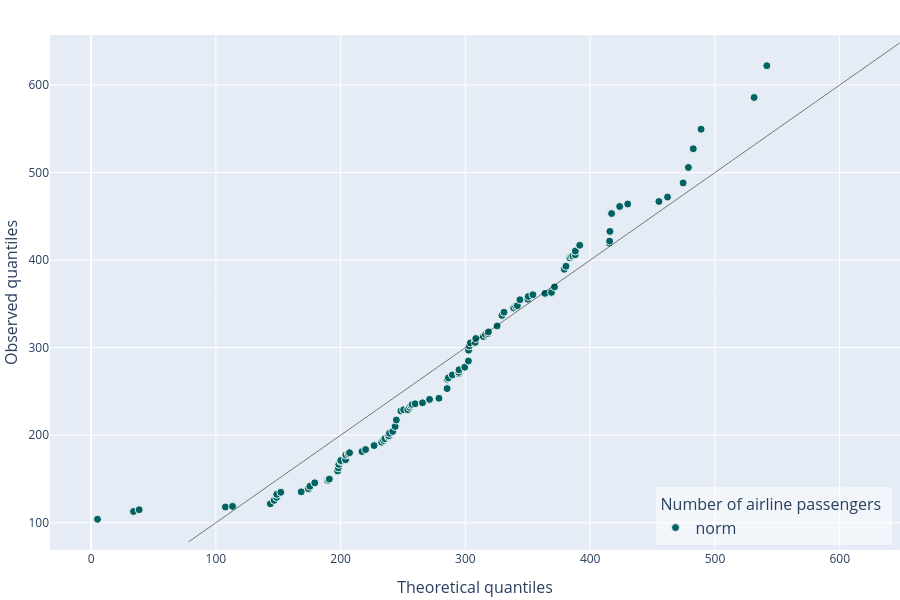

Notebook source saved alongside this figure:
### Code cell
experionml.plot_qq()

### Figure 1 — Plotly figure (JSON) as saved in the notebook; plotly's stock layout.template omitted (floating-point values rounded to 4 significant figures)
{"data": [{"hovertemplate": "(%{x}, %{y})<extra>Number of airline passengers - norm</extra>", "legendgroup": "Number of airline passengers", "legendgrouptitle": {"font": {"size": 16}, "text": "Number of airline passengers"}, "line": {"color": "rgb(0, 98, 98)", "dash": "solid", "width": 2}, "marker": {"color": "rgb(0, 98, 98)", "line": {"color": "rgba(255, 255, 255, 0.9)", "width": 1}, "size": 8, "symbol": "circle"}, "mode": "markers", "name": "norm", "showlegend": true, "type": "scatter", "x": [5.152, 34.01, 38.55, 107.7, 113.3, 143.7, 146.7, 148.7, 148.8, 152.0, 168.4, 174.2, 175.4, 179.3, 189.3, 190.1, 191.0, 197.6, 198.1, 198.6, 200.1, 200.1, 203.9, 204.1, 206.2, 207.2, 217.2, 220.0, 226.8, 232.9, 234.4, 235.4, 238.2, 238.5, 239.2, 241.8, 243.7, 244.7, 248.3, 250.5, 253.7, 255.3, 256.3, 257.4, 259.7, 265.6, 271.3, 278.8, 285.3, 285.5, 286.4, 289.5, 294.5, 294.7, 294.9, 299.4, 302.4, 302.6, 303.1, 304.0, 307.8, 308.3, 314.4, 316.2, 318.0, 318.4, 325.4, 329.3, 330.9, 338.7, 340.4, 341.6, 343.7, 350.0, 350.4, 354.1, 363.7, 369.0, 371.4, 379.3, 380.6, 383.8, 385.0, 386.1, 388.0, 388.1, 391.6, 415.3, 415.6, 415.8, 417.1, 423.6, 430.1, 455.1, 462.0, 474.5, 478.7, 482.6, 488.9, 531.4, 541.6], "xaxis": "x", "y": [104.0, 112.9, 114.9, 118.0, 118.7, 121.6, 125.6, 129.0, 132.4, 134.7, 135.3, 138.9, 141.6, 145.6, 148.0, 148.4, 149.9, 159.2, 162.7, 166.7, 170.0, 171.0, 172.0, 177.3, 178.6, 180.0, 181.4, 183.6, 188.1, 191.9, 193.9, 196.0, 198.3, 199.4, 202.2, 204.2, 210.0, 217.4, 227.7, 229.0, 229.2, 231.9, 234.1, 235.0, 235.9, 237.0, 240.9, 242.2, 253.2, 264.0, 265.5, 268.9, 270.4, 271.8, 274.7, 277.6, 284.7, 297.1, 301.9, 305.4, 306.0, 310.5, 312.7, 315.0, 316.0, 317.9, 324.8, 336.8, 340.5, 345.3, 347.1, 348.0, 354.7, 355.4, 358.5, 360.5, 362.0, 363.1, 369.4, 389.5, 393.0, 402.6, 404.3, 405.0, 406.1, 410.3, 416.9, 419.4, 421.7, 432.8, 453.2, 461.3, 464.1, 467.0, 472.0, 488.1, 505.8, 527.2, 549.5, 585.8, 622.0], "yaxis": "y"}], "layout": {"font": {"size": 12}, "height": 600, "hoverlabel": {"font": {"size": 16}}, "legend": {"bgcolor": "rgba(255, 255, 255, 0.5)", "font": {"size": 16}, "groupclick": "toggleitem", "traceorder": "grouped", "x": 0.99, "xanchor": "right", "y": 0.01, "yanchor": "bottom"}, "margin": {"b": 50, "l": 50, "pad": 0, "r": 0, "t": 35}, "shapes": [{"line": {"color": "black", "width": 1}, "opacity": 0.5, "type": "line", "x0": 78.1, "x1": 647.9, "xref": "x", "y0": 78.1, "y1": 647.9, "yref": "y"}], "showlegend": true, "title": {"font": {"size": 24}, "pad": {"b": 15, "t": 15}, "x": 0.5, "xanchor": "center", "xref": "paper", "y": 1, "yanchor": "top"}, "width": 900, "xaxis": {"anchor": "y", "automargin": true, "domain": [0.0, 1.0], "title": {"font": {"size": 16}, "text": "Theoretical quantiles"}}, "yaxis": {"anchor": "x", "automargin": true, "domain": [0.0, 1.0], "title": {"font": {"size": 16}, "text": "Observed quantiles"}}}}
